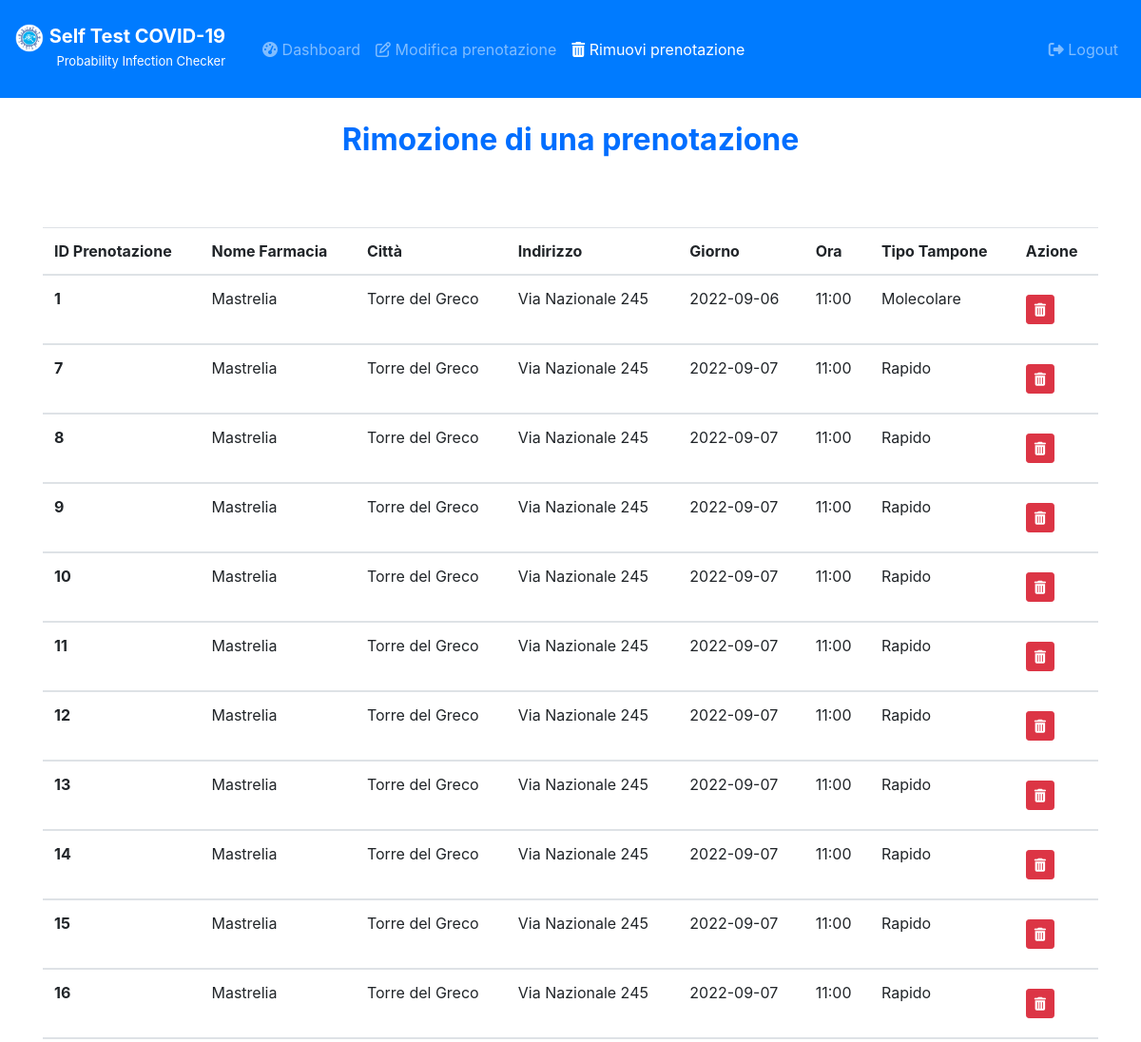
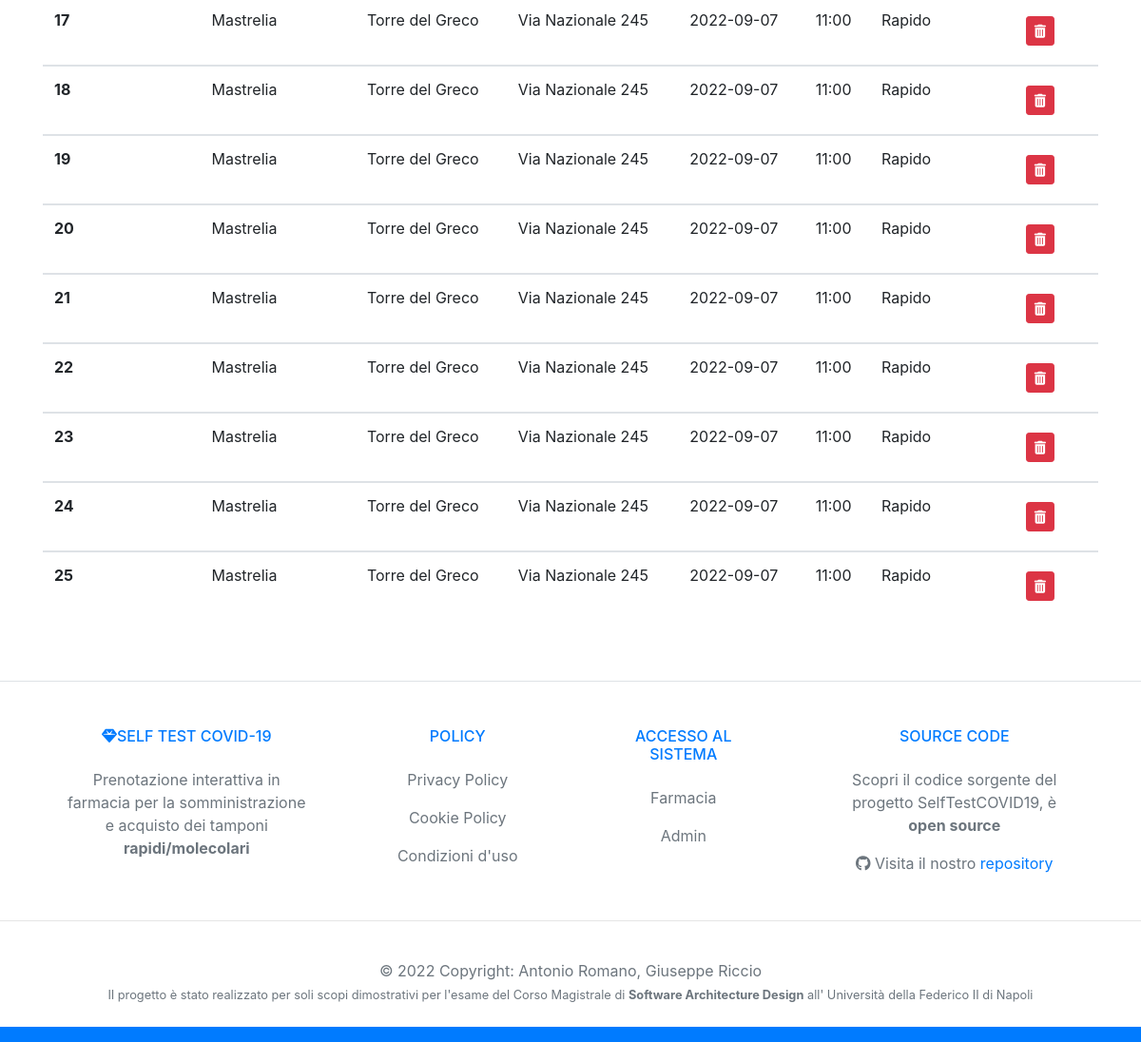
Page /rimozionePrenotazionePaziente (signed in) on the earlier database version (2 pictures, top to bottom).
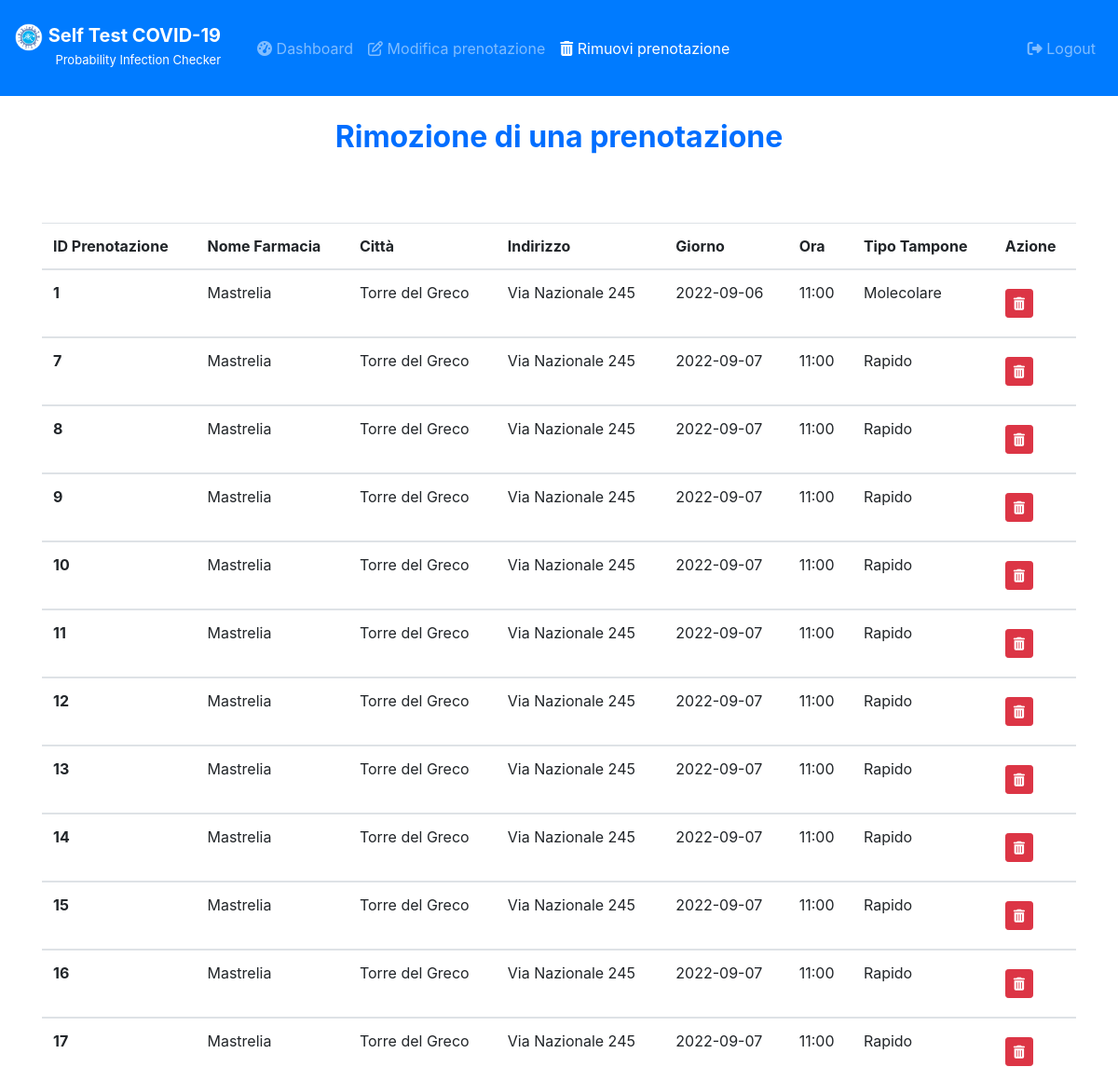
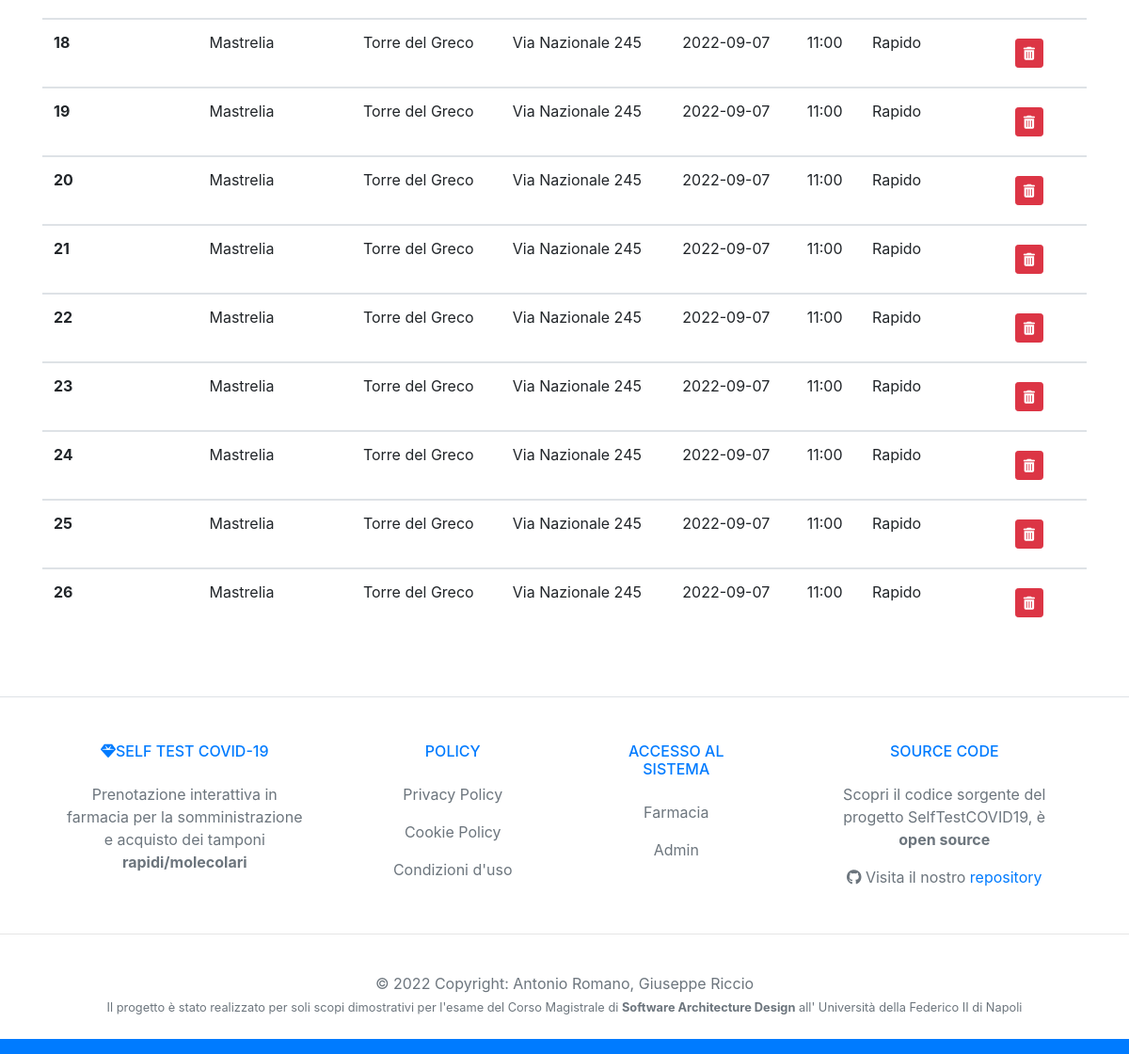
Same page on the later database version (2 pictures, top to bottom).
### tables this page shows
CREATE TABLE `Prenotazioni` (
	ID INTEGER PRIMARY KEY AUTOINCREMENT,
	Nome VARCHAR(50),
	Cognome VARCHAR(50),
	Email VARCHAR(50),
	CodiceFiscale VARCHAR(36),
	Telefono VARCHAR(10),
	Giorno DATE,
	Ora TIME,
	TipoTampone VARCHAR(10),
	EsitoTampone VARCHAR(20),
	ID_Farmacia INTEGER,
	ID_Paziente INTEGER,
	ID_Tampone INTEGER
);

CREATE TABLE `Farmacie` (
	ID INTEGER PRIMARY KEY AUTOINCREMENT,
	NomeFarmacia VARCHAR(50),
	Citta VARCHAR(50),
	CAP INT(5),
	Indirizzo VARCHAR(50),
	Email VARCHAR(50),
	PWD VARCHAR(50),
	UNIQUE(NomeFarmacia,Email)
);

### controllers/GestionePazienteRegistratoController.py (the view)
def rimozionePrenotazionePaziente():
    msg = ""
    if 'loggedin' in session:
        connection = connectDB()
        prenotazione = connection.execute('SELECT Prenotazioni.ID, NomeFarmacia, Citta, Indirizzo, Giorno, Ora, TipoTampone FROM Prenotazioni INNER JOIN Farmacie ON Prenotazioni.ID_Farmacia = Farmacie.ID AND Prenotazioni.ID_Paziente = ?',(session['id'],)).fetchall()
        connection.close()
    else:
        return redirect('/loginPaziente')
    return render_template('/PazienteRegistratoView/rimozionePrenotazionePaziente.html', prenotazioni=prenotazione, msg=msg)

### models/DB.py (called while the page is built)
def connectDB():
    connection = sqlite3.connect('./models/selftestcovid19.db')
    connection.row_factory = sqlite3.Row
    return connection

### templates/PazienteRegistratoView/rimozionePrenotazionePaziente.html (shortened to what the changed rows need)
<!doctype html>
<html lang="it">
<head>
  <link rel="stylesheet" href="https://cdnjs.cloudflare.com/ajax/libs/font-awesome/4.7.0/css/font-awesome.min.css">
  <link rel="stylesheet" href="https://stackpath.bootstrapcdn.com/bootstrap/4.3.1/css/bootstrap.min.css">
</head>
<body>
  <div class="container">
    <center>
      <h2 class="text-center" style="margin: 25px;"><b><span style="color: #006eff;">
            Rimozione di una prenotazione </span></b></h2>
      <div class="d-flex justify-content-center mt-5 table-responsive">
        <table class="table">
          <thead>
            <tr>
            <tr>
              <th scope="col">ID Prenotazione</th>
              <th scope="col">Nome Farmacia</th>
              <th scope="col">Città</th>
              <th scope="col">Indirizzo</th>
              <th scope="col">Giorno</th>
              <th scope="col">Ora</th>
              <th scope="col">Tipo Tampone</th>
              <th scope="col">Azione</th>
            </tr>
            </tr>
          </thead>
          <tbody>
            {% for prenotazione in prenotazioni %}
            <tr>
              <th scope="row">{{ prenotazione.ID }}</th>
              <td>{{ prenotazione.NomeFarmacia }}</td>
              <td>{{ prenotazione.Citta }}</td>
              <td>{{ prenotazione.Indirizzo }}</td>
              <td>{{ prenotazione.Giorno }}</td>
              <td>{{ prenotazione.Ora }}</td>
              <td>{{ prenotazione.TipoTampone }}</td>
              <td>
                <form action="/{{ prenotazione.ID }}/rimuoviPrenotazionePaziente" method="POST">
                  <button type="submit" class="btn btn-danger btn-sm my-2"><i class="fa fa-trash"
                      aria-hidden="true"></i></button>
                </form>
              </td>
            </tr>
          </tbody>
          {% endfor %}
        </table>
      </div>
    </center>
  </div>
</body>
</body>
</html>

Differences in the rows shown:
added Prenotazioni: ID "26", NomeFarmacia "Mastrelia", Citta "Torre del Greco", Indirizzo "Via Nazionale 245", Giorno "2022-09-07", Ora "11:00", TipoTampone "Rapido"
